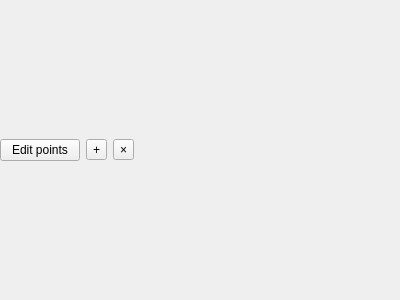
<?xml version="1.0" encoding="UTF-8"?>
<ui version="4.0">
 <class>zoomer_custom_widget</class>
 <widget class="QWidget" name="zoomer_custom_widget">
  <property name="geometry">
   <rect>
    <x>0</x>
    <y>0</y>
    <width>400</width>
    <height>300</height>
   </rect>
  </property>
  <property name="windowTitle">
   <string>zoomer_custom_widget</string>
  </property>
  <layout class="QGridLayout" name="gridLayout">
   <property name="leftMargin">
    <number>0</number>
   </property>
   <property name="topMargin">
    <number>0</number>
   </property>
   <property name="rightMargin">
    <number>0</number>
   </property>
   <property name="bottomMargin">
    <number>0</number>
   </property>
   <item row="0" column="1">
    <widget class="QToolButton" name="tb_add_point">
     <property name="text">
      <string>+</string>
     </property>
    </widget>
   </item>
   <item row="0" column="0">
    <widget class="QPushButton" name="pb_edit_points">
     <property name="text">
      <string>Edit points</string>
     </property>
    </widget>
   </item>
   <item row="0" column="3">
    <spacer name="horizontalSpacer">
     <property name="orientation">
      <enum>Qt::Horizontal</enum>
     </property>
     <property name="sizeHint" stdset="0">
      <size>
       <width>40</width>
       <height>20</height>
      </size>
     </property>
    </spacer>
   </item>
   <item row="0" column="2">
    <widget class="QToolButton" name="tb_erase_point">
     <property name="text">
      <string>×</string>
     </property>
    </widget>
   </item>
  </layout>
 </widget>
 <resources/>
 <connections/>
</ui>
